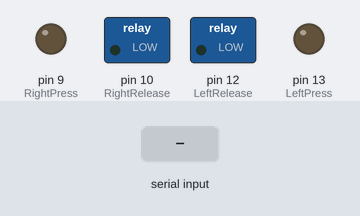
Bench run of a sketch on a simulated Arduino Uno, built with avr-gcc and run on an emulated ATmega328P. On the bench: switched loads named in the sketch (green lamp = pin HIGH), output pins drawn as LEDs (lit = HIGH). Inputs (shaded band) come from the test bench.

Above: at 1.2 s.
1.3 s: "0" received over Serial
At 2.5 s:
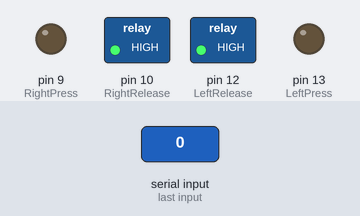
2.8 s: "1" received over Serial
At 3.8 s:
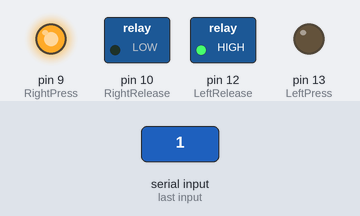
4.3 s: "2" received over Serial
At 5.0 s:
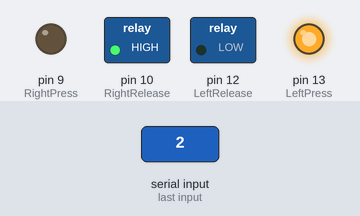
Timing chart, 0 to 7.3 s (numbered marks = the images above; inputs shaded):
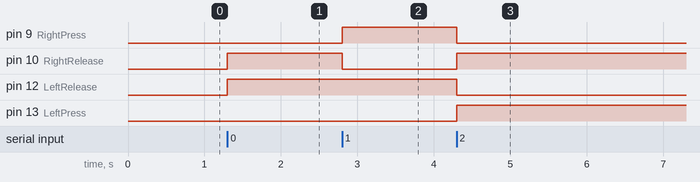

Measured:
- after the input at 1.3 s, pin 10 (RightRelease), pin 12 (LeftRelease): LOW → HIGH at once
- after the input at 2.8 s, pin 9 (RightPress): LOW → HIGH at once; pin 10 (RightRelease): HIGH → LOW at once
- after the input at 4.3 s, pin 9 (RightPress), pin 12 (LeftRelease): HIGH → LOW at once; pin 10 (RightRelease), pin 13 (LeftPress): LOW → HIGH at once

The sketch:

sketch_sep20a.ino
```cpp
int LeftPress = 13;
int LeftRelease = 12;
int RightPress = 9;
int RightRelease = 10;
char inByte;

void setup() {
  // put your setup code here, to run once:
  Serial.begin(9600);
    pinMode(LeftPress, OUTPUT);
    pinMode(LeftRelease, OUTPUT);
    pinMode(RightPress, OUTPUT);
    pinMode(RightRelease, OUTPUT);

    digitalWrite(LeftPress, LOW);
    digitalWrite(LeftRelease, LOW);
    digitalWrite(RightPress, LOW);
    digitalWrite(RightRelease, LOW);
}

void loop() {
  // if we get a valid byte, read analog ins:
  if (Serial.available() > 0) {
    // get incoming byte:
    inByte = Serial.read();
    if(inByte == 'f')
    {
      writeFSR();
    }
    else if(inByte == '0') // All release
    {
      Rightcontrol(2);
      Leftcontrol(2);
    }
    else if(inByte == '1')  // Right press, Left release
    {
      Rightcontrol(1);
      Leftcontrol(2);
    }
    else if(inByte == '2')  //Right release, Left press
    {
      Rightcontrol(2);
      Leftcontrol(1);
    }
  }
}
// control ==1 press, control == 2 release
void Rightcontrol(int control)
{
  if(control == 1)
  {
    digitalWrite(RightPress, HIGH);
    digitalWrite(RightRelease, LOW);
  }
  else if(control == 2)
  {
    digitalWrite(RightPress, LOW);
    digitalWrite(RightRelease, HIGH);
  }
}

void Leftcontrol (int control)
{
  if(control == 1)
  {
    digitalWrite(LeftPress, HIGH);
    digitalWrite(LeftRelease, LOW);
  }
  else if(control == 2)
  {
    digitalWrite(LeftPress, LOW);
    digitalWrite(LeftRelease, HIGH);
  }
}

void writeFSR()
{
  Serial.print("A");
  Serial.print(analogRead(A0));

  Serial.print("B");
  Serial.print(analogRead(A1));

  Serial.print("C");
  Serial.print(analogRead(A2));

  Serial.print("D");
  Serial.print(analogRead(A3));

  Serial.print("E");
  Serial.print(analogRead(A4));

  Serial.print("F");
  Serial.println(analogRead(A5));

}
```
